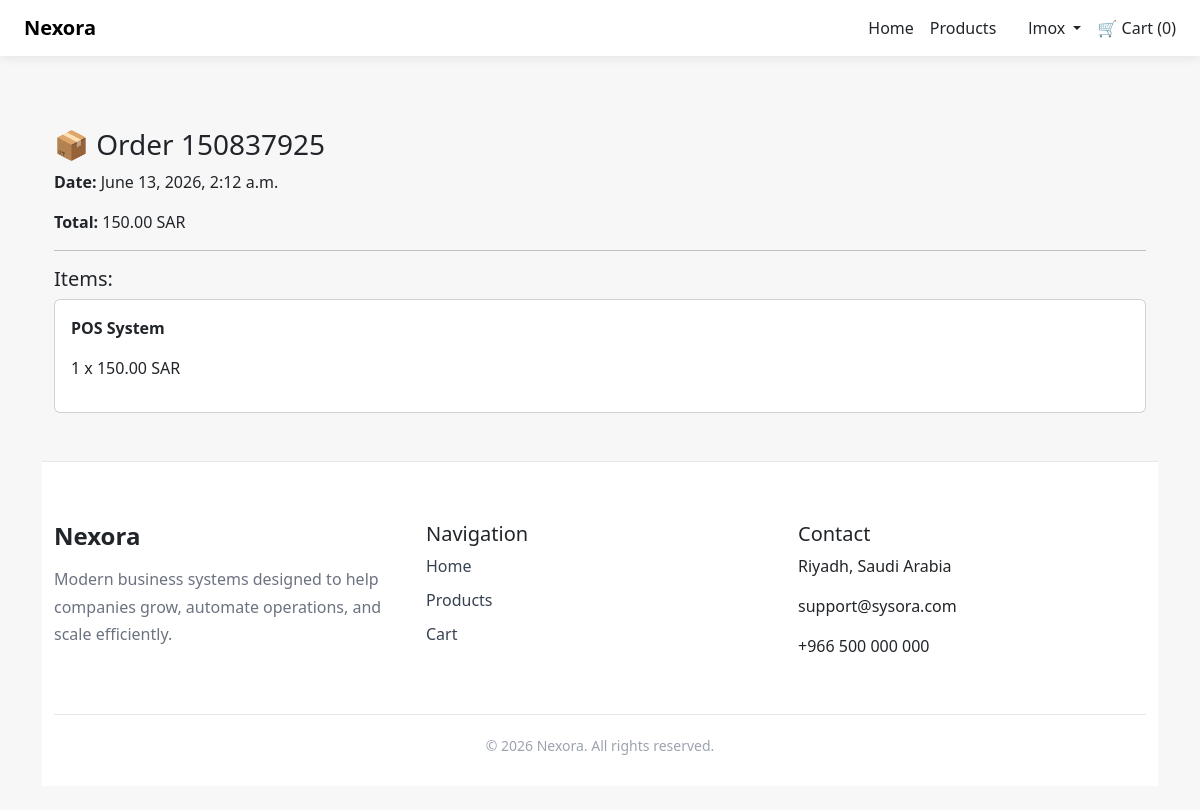
Screenshot of /orders/order/5/ (signed in) with the database file from the repository.
### orders/models.py (models this page shows, shortened)
class Order(models.Model):
    user = models.ForeignKey(User, on_delete=models.CASCADE)
    total = models.DecimalField(max_digits=10, decimal_places=2)
    created_at = models.DateTimeField(auto_now_add=True)
    order_number = models.CharField(max_length=12, unique=True, blank=True)

class OrderItem(models.Model):
    order = models.ForeignKey(Order, on_delete=models.CASCADE, related_name='items')
    product_name = models.CharField(max_length=200)
    price = models.DecimalField(max_digits=10, decimal_places=2)
    quantity = models.IntegerField()

### orders/views.py (the view)
# urls.py: path('order/<int:order_id>/', views.order_detail, name='order_detail'),
def order_detail(request, order_id):
    order = get_object_or_404(Order, id=order_id, user=request.user)
    return render(request, 'orders/order_detail.html', {
        'order': order
    })

### cart/context_processors.py (called while the page is built)
def cart_counter(request):
    cart = request.session.get('cart', {})
    count = sum(cart.values())
    return {
        'cart_count': count
    }

### templates/orders/order_detail.html
{% extends 'base.html' %}
{% block content %}
<div class="container mt-5">
    <h3>📦 Order {{ order.order_number }}</h3>
    <p><strong>Date:</strong> {{ order.created_at }}</p>
    <p><strong>Total:</strong> {{ order.total }} SAR</p>
    <hr>
    <h5>Items:</h5>
    {% for item in order.items.all %}
        <div class="card p-3 mb-2">
            <p><strong>{{ item.product_name }}</strong></p>
            <p>{{ item.quantity }} x {{ item.price }} SAR</p>
        </div>
    {% endfor %}
</div>
{% endblock %}

### templates/base.html (shortened to what this page needs)
<!DOCTYPE html>
<html lang="en">
<head>
    {% load static %}
    <link href="https://cdn.jsdelivr.net/npm/bootstrap@5.3.0/dist/css/bootstrap.min.css" rel="stylesheet">
    <link rel="stylesheet" href="{% static 'css/style.css' %}">
    <link rel="stylesheet" href="{% static 'css/components.css' %}">
</head>
<body>
<nav class="navbar navbar-expand-lg bg-white px-4 py-2">
    <a class="navbar-brand fw-bold" href="/"> Nexora</a>
    <div class="ms-auto d-flex gap-3">
        <a class="text-dark text-decoration-none" href="/">Home</a>
        <a class="text-dark text-decoration-none" href="/products/">Products</a>
        <a class="text-dark text-decoration-none" href="/login/">
            {% if user.is_authenticated %}
            <div class="dropdown d-inline">
                <a class="nav-link d-inline dropdown-toggle text-dark" href="#" role="button" data-bs-toggle="dropdown">
                    {{ user.username }}
                </a>
            </div>
            {% endif %}
        </a>
        <a class="text-dark text-decoration-none" href="/cart/">
            🛒 Cart ({{ cart_count }})
        </a>
    </div>
</nav>
<div class="container py-4">
    {% block content %}
    {% endblock %}
    <footer class="footer-custom mt-5">
    <div class="container">
        <div class="row">
            <div class="col-md-4">
                <h4 class="footer-logo">Nexora</h4>
                <p class="footer-text">
                    Modern business systems designed to help companies grow,
                    automate operations, and scale efficiently.
                </p>
            </div>
            <div class="col-md-4">
                <h5>Navigation</h5>
                <ul class="footer-links">
                    <li><a href="/">Home</a></li>
                    <li><a href="{% url 'product_list' %}">Products</a></li>
                    <li><a href="/cart/">Cart</a></li>
                </ul>
            </div>
            <div class="col-md-4">
                <h5>Contact</h5>
                <p>Riyadh, Saudi Arabia</p>
                <p>support@sysora.com</p>
                <p>+966 500 000 000</p>
            </div>
        </div>
        <div class="footer-bottom">
            © 2026 Nexora. All rights reserved.
        </div>
    </div>
</footer>
</div>
</body>
</html>

### static/css/style.css (style rules this page uses)
body { background-color: #f7f7f7; font-family: 'Segoe UI', sans-serif; }
.navbar { box-shadow: 0 2px 10px rgba(0,0,0,0.08); }

### static/css/components.css (style rules this page uses)
.footer-custom { margin-top: 80px; background: #ffffff; border-top: 1px solid #e5e7eb; padding: 60px 0 30px; }
.footer-logo { font-weight: 700; margin-bottom: 16px; }
.footer-text { color: #6b7280; line-height: 1.7; }
.footer-links { list-style: none; padding: 0; }
.footer-links li { margin-bottom: 10px; }
.footer-links a { text-decoration: none; color: #374151; transition: .2s; }
.footer-bottom { margin-top: 40px; padding-top: 20px; border-top: 1px solid #e5e7eb; text-align: center; color: #9ca3af; font-size: 14px; }

### rows the page displays
Order: order_number "150837925", created_at "June 13, 2026, 2:12 a.m.", total "150.00"
OrderItem: product_name "POS System", quantity "1", price "150.00"

### other values shown
{{ user.username }} "lmox"
{{ cart_count }} "0"
